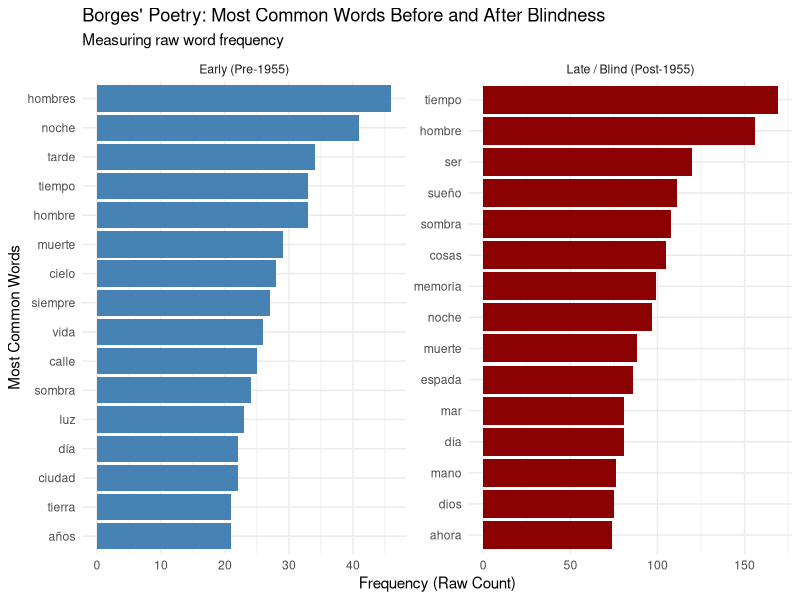

This chart was generated by the following R code:

library(tidyverse)
library(tidytext)
library(readxl)

df <- read_excel("Borges_Cleaned_Final.xlsx")

# spanish stopwords
es_stopwords <- data.frame(word = tm::stopwords("spanish"))

# custom stopwords
custom_stopwords <- data.frame(word = c(  "morell", "lussich", "wenceslao", "kenningar", "hákim", "tichborne", 
                                          "bouvard", "illán", "bogle", "pécuchet", 
                                          "hawthorne", "dahlmann", "lónnrot", "otálora", "tlón", "menard", "damián", "wakefield", "aureliano","irala","ferrari","francesca","beatriz","contesté", "golem", "espinosa", "uriarte", "duncan", "orton","bill", "deán", "bahadir", "evaristo","monk","kid","billy","bandeira","zahir","emma", "ruheberg","hladik","funes" ,"azevedo","unwin", "abulcásim", "abenjacán", "loque", "paracelso","buddha","winthrop","simurgh", "encontramos","eguren", "cristián",
                                          "bahadur","runeberg","hladik","treviranus","pén","kilpatrick","dunraven","panonia","albert","loewenthal", "huang","zimmerman","thorpe", "silveira","hladík","ts'ui","uqbar", "masoller", "shih", "quain", "madden", "bojari", "zimmerman","rufino", "paolo", "einarsson", "siddhartha", "villari", "yarmolinskyi", "nathaniel", "daneri","teodelina", "harold", "allaby", "zimmermann", "twirl", "hengist","judas",
                                          "yarmolinsky", "roemerstadt", "farach", "biathanatos", "droctulft", "esuna", "recabarren", "hasidim", "erik", "zunz", "villar", "ashe", "moon", "jerusalem", "gryphius", "averroes", "bojarí", "ryan", "bachelier", "caedmon","aleph", "franz","histriones", "hrón", "agregó", "viterbo", "jaromir","soñará","josafat","luciano","fermín","si", "vez", "aqui","dos", "aquí", "aquel"))

# Combine both stop words
all_stopwords <- bind_rows(es_stopwords, custom_stopwords)

# filter for poetry, divide between eras, tokenize, and count instances
poem_word_counts <- df %>%
  filter(genre == "Poem") %>% # Adjust if your excel says "poetry" or "poem"
  mutate(era = ifelse(year < 1955, "Early (Pre-1955)", "Late / Blind (Post-1955)")) %>%
  unnest_tokens(word, text) %>%
  anti_join(all_stopwords, by = "word") %>%
  count(era, word, sort = TRUE)

# Get the top 15 most common words for each era
top_words <- poem_word_counts %>%
  group_by(era) %>%
  slice_max(n, n = 15) %>%
  ungroup() %>%
  mutate(word = reorder_within(word, n, era))

# plot
ggplot(top_words, aes(x = word, y = n, fill = era)) +
  geom_col(show.legend = FALSE) +
  facet_wrap(~era, scales = "free") +
  coord_flip() +
  scale_x_reordered() +
  scale_fill_manual(values = c("Early (Pre-1955)" = "steelblue", "Late / Blind (Post-1955)" = "darkred")) +
  labs(title = "Borges' Poetry: Most Common Words Before and After Blindness",
       subtitle = "Measuring raw word frequency",
       x = "Most Common Words", y = "Frequency (Raw Count)") +
  theme_minimal()
